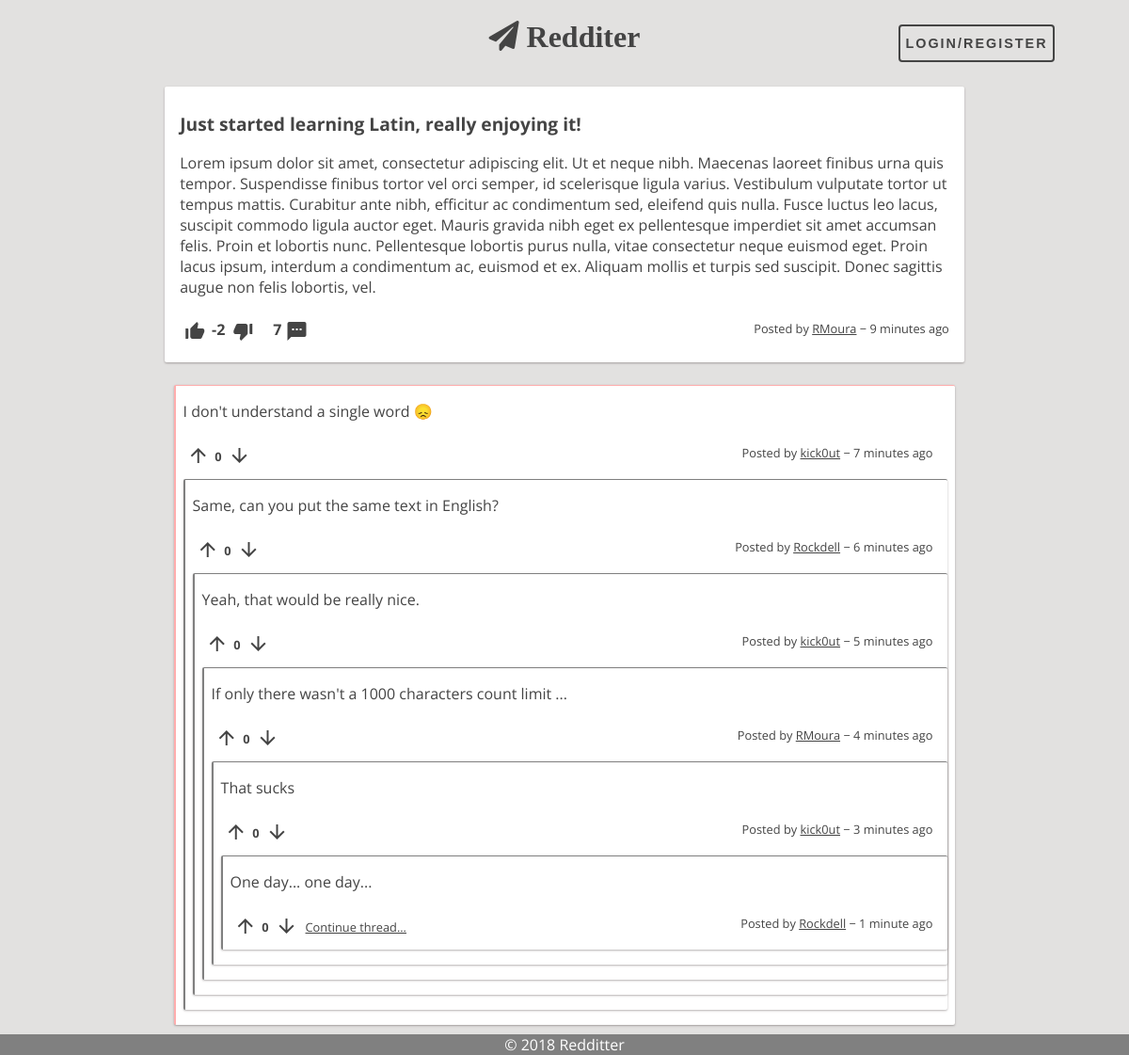
Screenshot of /pages/post.php?id=8 with the database file from the repository.
### tables this page shows
CREATE TABLE Post (
    postID INTEGER PRIMARY KEY AUTOINCREMENT,
    userID VARCHAR REFERENCES User ON DELETE CASCADE,
    title VARCHAR NOT NULL,
    content VARCHAR NOT NULL,
    postDate DATE NOT NULL DEFAULT (strftime('%s', 'now')),
    points INTEGER DEFAULT 0
);

CREATE TABLE PostComment (
    postID INTEGER REFERENCES Post ON DELETE CASCADE,
    commentID INTEGER REFERENCES Comment ON DELETE CASCADE,
    PRIMARY KEY (postID, commentID)
);

CREATE TABLE Comment (
    commentID INTEGER PRIMARY KEY AUTOINCREMENT,
    userID VARCHAR REFERENCES User ON DELETE CASCADE,
    content VARCHAR NOT NULL,
    commentDate DATE NOT NULL DEFAULT (strftime('%s', 'now')),
    points INTEGER DEFAULT 0
);

### database/post.php (called while the page is built, shortened)
<?php
function getPostById($postID) {
	global $dbh;
	try {
		$stmt = $dbh->prepare("SELECT *	FROM Post WHERE postID = ?");
		$stmt->execute(array($postID));
		return $stmt->fetch();
	} catch(PDOException $e) {
		echo $e->getMessage();
		return null;
	}
}
function getNumberComments($postID) {
	global $dbh;
	try {
		$stmt = $dbh->prepare("SELECT count(*) as nrComments FROM PostComment Where postID = ?");
		$stmt->execute(array($postID));
		return $stmt->fetch();
	} catch(PDOException $e) {
		echo $e->getMessage();
		return null;
	}
}
?>

### database/utils.php (called while the page is built, shortened)
<?php
    function time_ago($time) {
        $out    = '';
        $now    = time();
        $diff   = $now - $time;
        if( $diff < 60 )
            return TIMEBEFORE_NOW;
        elseif( $diff < 3600 )
            return str_replace( '{num}', ( $out = round( $diff / 60 ) ), $out == 1 ? TIMEBEFORE_MINUTE : TIMEBEFORE_MINUTES );
        elseif( $diff < 3600 * 24 )
            return str_replace( '{num}', ( $out = round( $diff / 3600 ) ), $out == 1 ? TIMEBEFORE_HOUR : TIMEBEFORE_HOURS );
        elseif( $diff < 3600 * 24 * 2 )
            return TIMEBEFORE_YESTERDAY;
        else
            return strftime( date( 'Y', $time ) == date( 'Y' ) ? TIMEBEFORE_FORMAT : TIMEBEFORE_FORMAT_YEAR, $time );
    }
    function display_points($points) {
        if(abs($points) < 1000)
            return $points;
    }
?>

### database/comment.php (called while the page is built, shortened)
<?php
function getCommentsByPost($postID) {
	global $dbh;
	try {
		$stmt = $dbh->prepare("SELECT * FROM Comment, PostComment WHERE PostComment.postID = ? AND Comment.commentID = PostComment.commentID
			AND PostComment.commentID NOT IN (SELECT commentSon FROM ChildComment)");
		$stmt->execute(array($postID));
		return $stmt->fetchAll();
	} catch(PDOException $e) {
		echo $e->getMessage();
		return null;
	}
}
function getChildComments($fatherCommentID) {
	global $dbh;
	try {
		$stmt = $dbh->prepare("SELECT * FROM Comment WHERE commentID IN (SELECT commentSon FROM ChildComment WHERE commentFather = ?)");
		$stmt->execute(array($fatherCommentID));
		return $stmt->fetchAll();
	} catch(PDOException $e) {
		echo $e->getMessage();
		return null;
	}
}
?>

### templates/components/comment.php (the view, shortened to what this page needs)
<?php
    require_once($BASE_DIR."/database/utils.php");
    require_once($BASE_DIR."/database/comment.php");
?>
<article class="comment container" data-commentid="<?=$comment["commentID"]?>">
    <section id="comment-content">
        <p><?=$comment["content"]?></p>
    </section>
    <section id="comment-info">
        <label>
            <i id="staticUp" class="material-icons">arrow_upward</i>
        </label>
        <p id="dp"><?=display_points($comment["points"])?></p>
        <label>
            <i id="staticDown" class="material-icons">arrow_downward</i>
        </label>
        <div id="continueThread"></div>
        <div id="commentByTimeAgo">
            <p id="commentBy">
                Posted by
                <a id="commentByLink" href="profile.php?user=<?=$comment["userID"]?>"><?=$comment["userID"]?></a>
                &minus;
                <?=time_ago($comment["commentDate"])?>
            </p>
        </div>
    </section>
    <section id="sub-comments">
        <?php
            $subComments = getChildComments($comment["commentID"]);
            usort($subComments, "cmp_comment_points");
            foreach($subComments as $comment) {
                include($BASE_DIR."/templates/components/comment.php");
            }
        ?>
    </section>
</article>

### templates/components/post.php (shortened to what this page needs)
<?php
    require_once($BASE_DIR."/database/utils.php");
?>
<article class="post container" data-id="<?=$post["postID"]?>">
    <section id="post-title">
        <a href="post.php?id=<?=$post["postID"]?>"><h1><?=$post["title"]?></h1></a>
    </section>
    <section id="post-content">
        <?php if ($post["content"] === "") { ?>
            <div id="post-image">
                <img class="post-picture" src=<?=str_replace($BASE_DIR, "", "../".glob($BASE_DIR."/img/posts/".sha1($post["postID"]).".{png,jpeg,jpg,gif}", GLOB_BRACE)[0])?>>
            </div>
        <?php } else { ?>
            <div id="post-story">
                <p><?=nl2br($post["content"])?></p>
            </div>
        <?php } ?>
    </section>
    <section id="post-info">
        <label>
            <i id="staticUp" class="material-icons">thumb_up_alt</i>
        </label>
        <p id="dp"><?=display_points($post["points"])?></p>
        <label>
            <i id="staticDown" class="material-icons">thumb_down_alt</i>
        </label>
        <p id="nrComments"><?=getNumberComments($post["postID"])["nrComments"]?></p>
        <a id="nrCommentsLink" href="post.php?id=<?=$post["postID"]?>">
            <i class="material-icons">textsms</i>
        </a>
        <div id="postByTimeAgo">
            <p id="postBy">
                Posted by
                <a id="postByLink" href="profile.php?user=<?=$post["userID"]?>"><?=$post["userID"]?></a>
                &minus;
                <?=time_ago($post["postDate"])?>
            </p>
        </div>
    </section>
</article>

### templates/components/list-comments.php (shortened to what this page needs)
<section id="list-comments">
    <?php
        usort($comments, "cmp_comment_points");
        if (empty($comments)) { ?>
            <h1>No comments to show</h1>
        <?php } else {
            foreach($comments as $comment) {
                include($BASE_DIR."/templates/components/comment.php");
            }
        }
    ?>
</section>

### css/style.css (style rules this page uses)
:root { --main-bg-color: #e2e1e0; --main-text-color: #444; --alt-text-color: white; --main-container-bg-color: white; --alt1-container-bg-color: gray; --alt2-container-bg-color: #ffadad; --radio-color: #aaaaaa; --radio-selected-color: #ffadad; --radio-hover-color: white; --warning-bg-color: #ff6262; --box-shadow: 0 1px 3px rgba(133, 96, 96, 0.12), 0 1px 2px rgba(0,0,0,0.24); --selected-box-shadow: 0 14px 28px rgba(0,0,0,0.25), 0 10px 10px rgba(0,0,0,0.22); }
* { margin: 0; padding: 0; }
body { background: var(--main-bg-color); font-family: 'Open Sans', sans-serif; margin: 1em; display: grid; grid-gap: 0.5em 0.5em; grid-auto-rows: auto 1fr; grid-template-areas: "header" "page"; }
#list-comments { width: 72.5%; }
#list-comments .comment { margin: 0.5em; padding: 0.5em; }
.post { max-width: inherit; background: var(--main-container-bg-color); box-shadow: var(--box-shadow); transition: all 0.3s cubic-bezier(.25,.8,.25,1); display: grid; grid-template-columns: 1fr 1fr; grid-template-areas: "post-title post-title" "post-content post-content" "post-info post-info"; }
.post #post-title { grid-area: post-title; word-break: break-word; }
.post #post-title h1 { font-size: 1.2em; font-weight: bold; color: var(--main-text-color); margin-top: 0.5em; margin-bottom: 0.5em; }
.post #post-content { grid-area: post-content; margin-top: 0.5em; margin-bottom: 0.5em; }
.post #post-content #post-story { align-content: stretch; text-align: left; }
.post #post-info { grid-area: post-info; margin-top: 1em; }
.post #post-content, #post-info, .comment #comment-content, #comment-info { color: var(--main-text-color); }
.comment #comment-content { word-break: break-word; }
.post #post-info i, .comment #comment-info i { cursor: pointer; transition: color 1s; }
.post #post-info p[id="dp"], .post #nrComments { font-weight: bold; display: inline; position: relative; left: 0.1em; bottom: 0.5em; }
.post #nrComments, .post #nrCommentsLink { left: 1em; }
.post #nrCommentsLink, .post #reply-post { position: relative; }
.post #postByTimeAgo, .comment #commentByTimeAgo { position: relative; float: right; font-size: 0.8em; }
.post #postBy, .comment #commentBy, .comment #continueThread { display: inline; }
.post #postByLink, .comment #commentByLink { text-decoration: underline; }
#post-page .post { width: 70%; grid-template-columns: 20fr 1fr; grid-template-areas: "post-title delete-post" "post-content post-content" "post-info post-info"; }
.comment { max-width: inherit; background: var(--main-container-bg-color); box-shadow: var(--box-shadow); display: grid; grid-template-columns: 20fr 1fr; grid-template-areas: "comment-content delete-comment" "comment-info comment-info" "sub-comments sub-comments"; }
.comment #comment-content { grid-area: comment-content; margin-top: 0.5em; margin-bottom: 0.5em; }
.comment #comment-info { grid-area: comment-info; margin-top: 1em; padding-right: 1em; }
.comment #comment-info p[id="dp"] { font-weight: bold; font-size: 0.8em; display: inline; position: relative; left: 0.1em; bottom: 0.5em; }
.comment #sub-comments { grid-area: sub-comments; }
.comment #sub-comments .comment { margin-right: 0; margin-left: 0; padding-right: 0; }
.container { border-radius: 2px; padding: 1em; margin: 1em; word-wrap: break-word; cursor: default; }
a { text-decoration: none; color: #444; }

### rows the page displays
post: title "Just started learning Latin, really enjoying it!", content "Lorem ipsum dolor sit amet, consectetur adipiscing elit. Ut et neque nibh. Maecenas laoreet finibus urna quis tempor. Suspendisse finibus tortor vel orci semper, id scelerisque ligula varius. Vestibulum vulputate tortor ut tempus mattis. Curabitur ante nibh, efficitur ac condimentum sed, eleifend quis nulla. Fusce luctus leo lacus, suscipit commodo ligula auctor eget. Mauris gravida nibh eget ex pellentesque imperdiet sit amet accumsan felis. Proin et lobortis nunc. Pellentesque lobortis purus nulla, vitae consectetur neque euismod eget. Proin lacus ipsum, interdum a condimentum ac, euismod et ex. Aliquam mollis et turpis sed suscipit. Donec sagittis augue non felis lobortis, vel.", points "-2", userID "RMoura", postDate "9 minutes ago"
postcomment: commentID.content "I don't understand a single word 😞", commentID.points "0", commentID.userID "kick0ut", commentID.commentDate "7 minutes ago"
comment: content "Same, can you put the same text in English?", points "0", userID "Rockdell", commentDate "6 minutes ago"
comment: content "Yeah, that would be really nice.", points "0", userID "kick0ut", commentDate "5 minutes ago"
comment: content "If only there wasn't a 1000 characters count limit ...", points "0", userID "RMoura", commentDate "4 minutes ago"
comment: content "That sucks", points "0", userID "kick0ut", commentDate "3 minutes ago"
comment: content "One day... one day...", points "0", userID "Rockdell", commentDate "1 minute ago"

### other values shown
getNumberComments($post["postID"])["nrComments"] "7"
